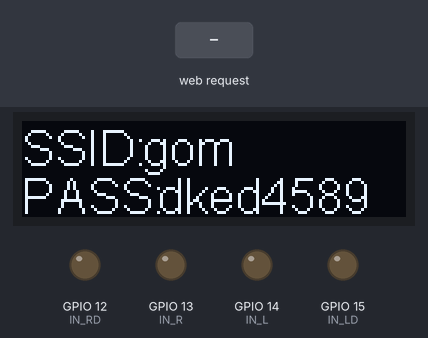
Bench run of a sketch on a simulated ESP32. Parts: 128×32 one-colour display, output pins drawn as LEDs (lit = HIGH). Inputs (shaded band) come from the test bench. WiFi joins after 1.5 s; servers stay silent unless stated; EEPROM starts erased; what the sketch prints to the serial monitor is not drawn.

Above: at 3.6 s.
At 5.7 s:
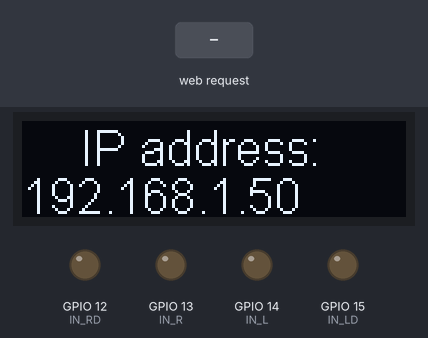
5.8 s: HTTP request GET /led/built_in/ received
Timing chart, 0 to 8.8 s (numbered marks = the images above; inputs shaded):
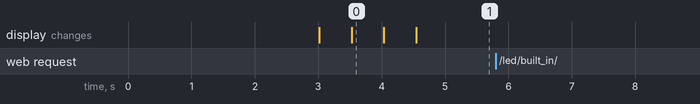

Measured:
- after the input at 5.8 s, every drawn part: stays the same

The sketch:

move.ino
```cpp
#include "EEPROM.h"
#include "SSD1306Wire.h"        // legacy: #include "SSD1306.h"
#include <WiFi.h>
#include <Wire.h>

#define SSID_EEP_ADDR 0
#define WiFi_NAME "gom"
#define PASSWORD "dked4589"

#define IN_R 13
#define IN_L 14
#define IN_RD 12 //high 후진, low 전진
#define IN_LD 15 //high 전진, low 후진

SSD1306Wire display(0x3c, 0, 2, GEOMETRY_128_32);
int TIME_INTERVAL = 3000;

int speed = 255;
String rData;

WiFiServer server(80);  //포트번호 설정 (생략가능)

void setup() {

  Serial.begin(115200);
  delay(3000);


  pinMode(IN_R, OUTPUT);
  pinMode(IN_L, OUTPUT);

  pinMode(IN_RD, OUTPUT);
  pinMode(IN_LD, OUTPUT);
  display.init();

  display.flipScreenVertically();
  display.setFont(ArialMT_Plain_10);

  EEPROM.begin(10);
  String read_eep_ssid = EEPROM.readString(SSID_EEP_ADDR);

  if(read_eep_ssid != WiFi_NAME){
    EEPROM.writeString(SSID_EEP_ADDR, WiFi_NAME);
    EEPROM.commit();
  }

  //OLED 초기화
  display.init();

  display.flipScreenVertically();
  display.setFont(ArialMT_Plain_16);
  display.setTextAlignment(TEXT_ALIGN_LEFT);

  // //OLED 표시
  // read_eep_ssid = EEPROM.readString(SSID_EEP_ADDR);
  // display.clear();
  // display.drawString(0,0,read_eep_ssid);
  // display.display();


  //wifi 연결
  read_eep_ssid = EEPROM.readString(SSID_EEP_ADDR);
  const char* ssid = read_eep_ssid.c_str();
  WiFi.begin(ssid, PASSWORD);

  int wifi_status = 0;
  while (WiFi.status() != WL_CONNECTED) {
    delay(500);
    //연결대기중
    if(wifi_status == 0){
      display.clear();
      display.drawString(0, 0, "SSID:");
      display.drawString(40, 0, ssid);
      display.drawString(0, 16, "PASS:");
      display.drawString(45, 16, PASSWORD);
      display.display();
    }
    else{
      display.clear();
      display.drawString(0, 0, "SSID:");
      display.drawString(40, 0, ssid);
      display.drawString(120, 0, ".");
      display.drawString(0, 16, "PASS:");
      display.drawString(45, 16, PASSWORD);
      display.display();
    }

    wifi_status = !wifi_status;
  }

  //연결 성공.
  display.clear();
  display.drawString(20, 0, "IP address:");
  display.drawString(0, 16, ip2Str(WiFi.localIP()));
  display.display();

  server.begin();  // 서버 동작
}

void loop() {
  WiFiClient client = server.available();   // 새로운 클라이언트 생성
  if (client) {                             // 클라이언트가 만들어지고
    Serial.println("create client");
    String currentLine = "";                // 클라이언트에서 받을 문자열 변수준비

    while (client.connected()) {            // 연결될 때까지...
      if (client.available()) {             // 클라이언트에서 문자를 받으면
        char c = client.read();             // 문자를 byte 단위로 읽고, 문자로 저장

        if (c == '\n') {                    // 문자가 개행문자이면..

          break;
        } else if (c != '\r') {
          currentLine += c;
        }
      }
    }


    Serial.println(currentLine);


    String url = "/led/built_in/";
    int index = currentLine.indexOf(url)+url.length();
    int num = currentLine.substring(index,index+3).toInt();

    move(num);
    Serial.println(num);

    client.println("HTTP/1.1 200 OK");

    client.stop();
    Serial.println("Client Disconnected.");
  }


}

void move(int num){
  if(num==8){
  digitalWrite(IN_RD, LOW);
  analogWrite(IN_R, speed);

  digitalWrite(IN_LD, HIGH);
  analogWrite(IN_L, speed);

  }else if(num==2){
  digitalWrite(IN_RD, HIGH);
  analogWrite(IN_R, speed);

  digitalWrite(IN_LD, LOW);
  analogWrite(IN_L, speed);

  }else if(num==4){
  digitalWrite(IN_RD, LOW);
  analogWrite(IN_R, speed);

  digitalWrite(IN_LD, HIGH);
  analogWrite(IN_L, 70);

  }else if(num==6){
  digitalWrite(IN_RD, LOW);
  analogWrite(IN_R, 70);

  digitalWrite(IN_LD, HIGH);
  analogWrite(IN_L, speed);

  }
  delay(3000);
  analogWrite(IN_R, 0);
  analogWrite(IN_L, 0);
}


String ip2Str(IPAddress ip){
  String s="";
  for (int i=0; i<4; i++) {
    s += i  ? "." + String(ip[i]) : String(ip[i]);
  }
  return s;
}
```
